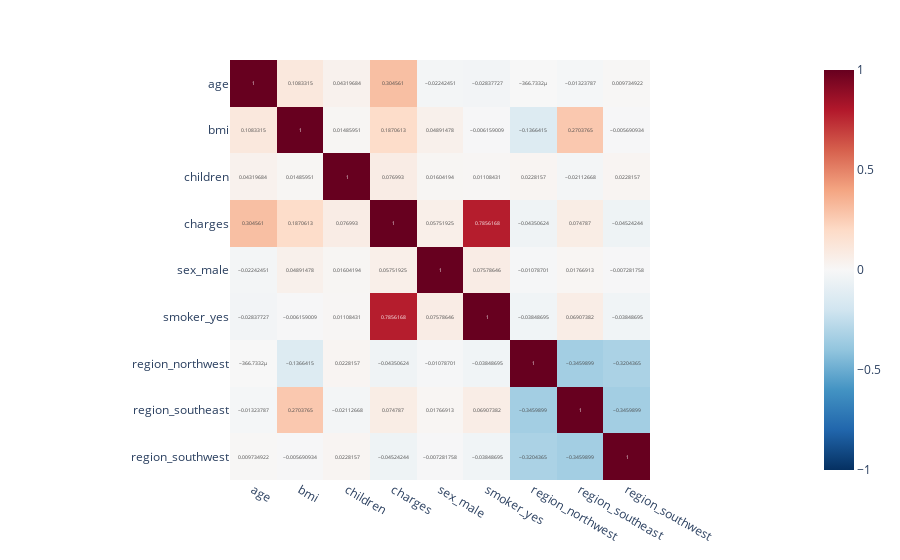

The notebook cell this image was saved under:
### Code cell
fig = px.imshow(
    df_encoded.corr(),
    color_continuous_scale=px.colors.diverging.RdBu[::-1],
    text_auto=True,
    zmin=-1,
    zmax=1,
)

fig.show()
df_encoded.corr().style.background_gradient(cmap="coolwarm", axis=None)

### Figure 1 — Plotly figure (JSON) as saved in the notebook; plotly's stock layout.template omitted (floating-point values rounded to 4 significant figures)
{"data": [{"coloraxis": "coloraxis", "hovertemplate": "x: %{x}<br>y: %{y}<br>color: %{z}<extra></extra>", "name": "0", "texttemplate": "%{z}", "type": "heatmap", "x": ["age", "bmi", "children", "charges", "sex_male", "smoker_yes", "region_northwest", "region_southeast", "region_southwest"], "xaxis": "x", "y": ["age", "bmi", "children", "charges", "sex_male", "smoker_yes", "region_northwest", "region_southeast", "region_southwest"], "yaxis": "y", "z": [[1, 0.1083, 0.0432, 0.3046, -0.02242, -0.02838, -0.0003667, -0.01324, 0.009735], [0.1083, 1, 0.01486, 0.1871, 0.04891, -0.006159, -0.1366, 0.2704, -0.005691], [0.0432, 0.01486, 1, 0.07699, 0.01604, 0.01108, 0.02282, -0.02113, 0.02282], [0.3046, 0.1871, 0.07699, 1, 0.05752, 0.7856, -0.04351, 0.07479, -0.04524], [-0.02242, 0.04891, 0.01604, 0.05752, 1, 0.07579, -0.01079, 0.01767, -0.007282], [-0.02838, -0.006159, 0.01108, 0.7856, 0.07579, 1, -0.03849, 0.06907, -0.03849], [-0.0003667, -0.1366, 0.02282, -0.04351, -0.01079, -0.03849, 1, -0.346, -0.3204], [-0.01324, 0.2704, -0.02113, 0.07479, 0.01767, 0.06907, -0.346, 1, -0.346], [0.009735, -0.005691, 0.02282, -0.04524, -0.007282, -0.03849, -0.3204, -0.346, 1]]}], "layout": {"coloraxis": {"cmax": 1, "cmin": -1, "colorscale": [[0, "rgb(5,48,97)"], [0.1, "rgb(33,102,172)"], [0.2, "rgb(67,147,195)"], [0.3, "rgb(146,197,222)"], [0.4, "rgb(209,229,240)"], [0.5, "rgb(247,247,247)"], [0.6, "rgb(253,219,199)"], [0.7, "rgb(244,165,130)"], [0.8, "rgb(214,96,77)"], [0.9, "rgb(178,24,43)"], [1, "rgb(103,0,31)"]]}, "margin": {"t": 60}, "xaxis": {"anchor": "y", "constrain": "domain", "domain": [0, 1], "scaleanchor": "y"}, "yaxis": {"anchor": "x", "autorange": "reversed", "constrain": "domain", "domain": [0, 1]}}}
